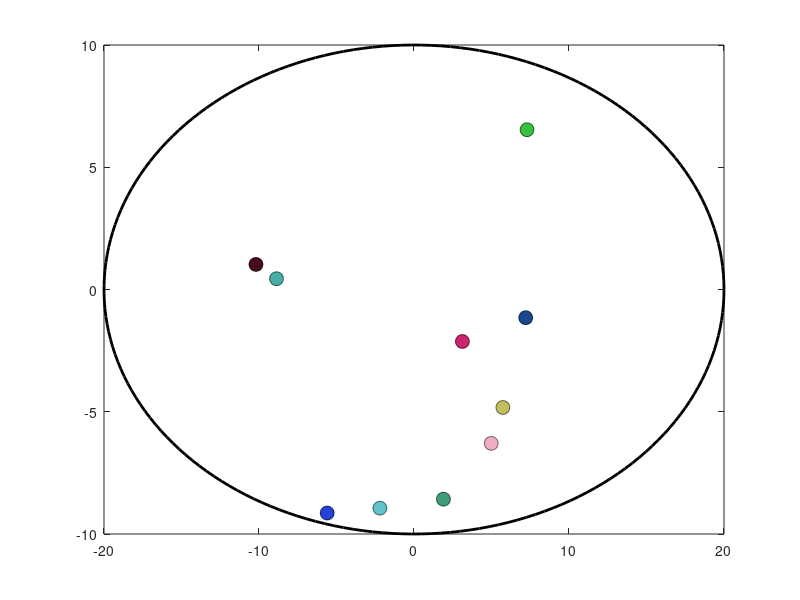

Write MATLAB code to recreate this figure. (Note: this script raises an error after producing the figure.)
%% A particle system simulation.

% The playground has elliptic shape in 2D.
a = 20;     % Radius on x axis.
b = 10;     % Radius on y axis.

% Ellipse implicit form: x^2/a^2 + y^2/b^2 = 1.
% If x^2/a^2 + y^2/b^2 <= 1, we are inside ellipse.
% If x^2/a^2 + y^2/b^2 > 1, we are outside ellipse.
implicitEllipse = @( xe, ye ) (xe/a).^2 + (ye/b).^2;

% Unit normal to ellipse at point (xn, yn).
normal = @(xn, yn) [2*xn/(a^2) 2*yn/(b^2)]/norm( [2*xn/(a^2) 2*yn/(b^2)] );

% Initial velocity limits.
minV = -5;
maxV = +5;    % Apply to both x and y components.

% Particle structure/object format:
%   particle.position = [x, y]      :: 2D vector.
%   particle.velocity = [x, y]      :: 2D vector.
%   particle.color = [r, g, b]      :: 3D vector.
%   particle.mass = m               :: A scalar.

% Particles array.
particlesCount = 10;

%% TODO: Load particle properties from the CSV file %%%%%%%%%%%%%%%%%%%%%%%%%%%
%
% Read in the csv file here.
P = csvread('particleData.csv', 1, 0);

for I = 1:particlesCount
     particles(I).position = [P(I, 1), P(I, 2)];       % Position.
     particles(I).velocity = [P(I, 3), P(I, 4)];       % Velocity.
     particles(I).color = [P(I, 5), P(I, 6), P(I, 7)];          % Color.
     particles(I).mass = P(I, 8);           % Mass.
end;
%
%%%%%%%%%%%%%%%%%%%%%%%%%%%%%%%%%%%%%%%%%%%%%%%%%%%%%%%%%%%%%%%%%%%%%%%%%%%%%%%

% The only force acting on particles is gravity. This is the acceleration constant g.
gravity = [0 -9.81];

% Bounciness coefficient.
restCoeff = 0.9;                            % 0 - inelastic, 1 - fully elastic.

% The boundary for collisions (an ellipse centered at the origin).
t = linspace( 0, 2*pi, 200 );
xEllipse = a*cos( t );
yEllipse = b*sin( t );

% Define time control variables.
deltaT = 0.01;
simulationTime = 0.0;
maxSimulationTime = 10.0;

% Prepare figure for plotting simulation.
set( 0, 'Units', 'pixels' );                % Set default units to pixels. 
screenSize = get( 0, 'ScreenSize' );        % Get screen size and position.
figure( 'Renderer', 'OpenGL', ...
    'OuterPosition', [screenSize(3)/2-350 screenSize(4)/2-250 700 500]);

%vidObj = VideoWriter('particles.avi');
%open(vidObj);                               % Create a movie file.

% Simulation loop.
while( simulationTime < maxSimulationTime )
    plot( xEllipse, yEllipse, 'Color', 'black', 'LineWidth', 2 );   % Draw ellipse.
    hold on;
    for I = 1:particlesCount                % Solve for each particle: find its new position.
        
        %% TODO: Compute new velocity and position for the Ith particle %%%
        %
         oldV = particles(I).velocity;
         particles(I).velocity = oldV + deltaT * gravity;        % Integrate acceleration to find new velocity.;
         particles(I).position = particles(I).position + deltaT * oldV;        % Integrate velocity to find new position.
        %
        %%%%%%%%%%%%%%%%%%%%%%%%%%%%%%%%%%%%%%%%%%%%%%%%%%%%%%%%%%%%%%%%%%%
        
        % Check collisions (i.e. if particle has gone outside ellipse).
        pX = particles(I).position(1);      % These are just shortcuts to particle x and y coordinate.
        pY = particles(I).position(2);
        
        if( implicitEllipse( pX, pY ) > 1 ) % pX^2/a^2 + pY^2/b^2 > 1 ?
            
            %% TODO: Find nearest location of particle on the ellipse %%%%%
            %
            % Function for which you want to find a root.
             df = @(t) 2*b*cos(t)*(b*sin(t) - pY) - 2*a*sin(t)*(a*cos(t) - pX);
            %
            % Pick an initial value to launch Newton's method.
             t0 = atan2(pY, pX);
            %
            % t value for which the distance between ellipse and particle is minimal.
             tStar = fzero( df, t0 );
            %
            % Use tStar to relocate particle ON the ellipse
             particles(I).position = [a*cos(tStar) b*sin(tStar)];
            %
            %%%%%%%%%%%%%%%%%%%%%%%%%%%%%%%%%%%%%%%%%%%%%%%%%%%%%%%%%%%%%%%
            
            % Compute a new velocity based on the normal at the point where
            % the particle went through the ellipse (found previously).
            nHat = normal( particles(I).position(1), particles(I).position(2) );    % Normal vector.
            vProj = (particles(I).velocity * nHat')*nHat;
            particles(I).velocity = restCoeff*(-2*vProj + particles(I).velocity);   % Flipped and scaled velocity.
        end;
        
        % Draw particle at its new position.
        plot( particles(I).position(1), particles(I).position(2), ...
            'Marker', 'o', ...
            'MarkerEdgeColor', particles(I).color*0.5, ...
            'MarkerSize', 10, ...
            'MarkerFaceColor', particles(I).color );
    end;
    text( 0, b+1, sprintf( 'Simulation time: %f', simulationTime ),...
        'FontSize', 14, 'HorizontalAlign', 'center' );
    xlim( [-a-2 a+2] );
    ylim( [-b-2 b+2] );                         % Give some room for ellipse.
    axis equal;
    hold off;                                   % Frame just finished drawing!
    
    drawnow;                                    % Instruct MatLab to refresh plot.
    %writeVideo( vidObj, getframe() );
    
    simulationTime = simulationTime + deltaT;   % Advance time.
end;

% Close video file.
%close( vidObj );

